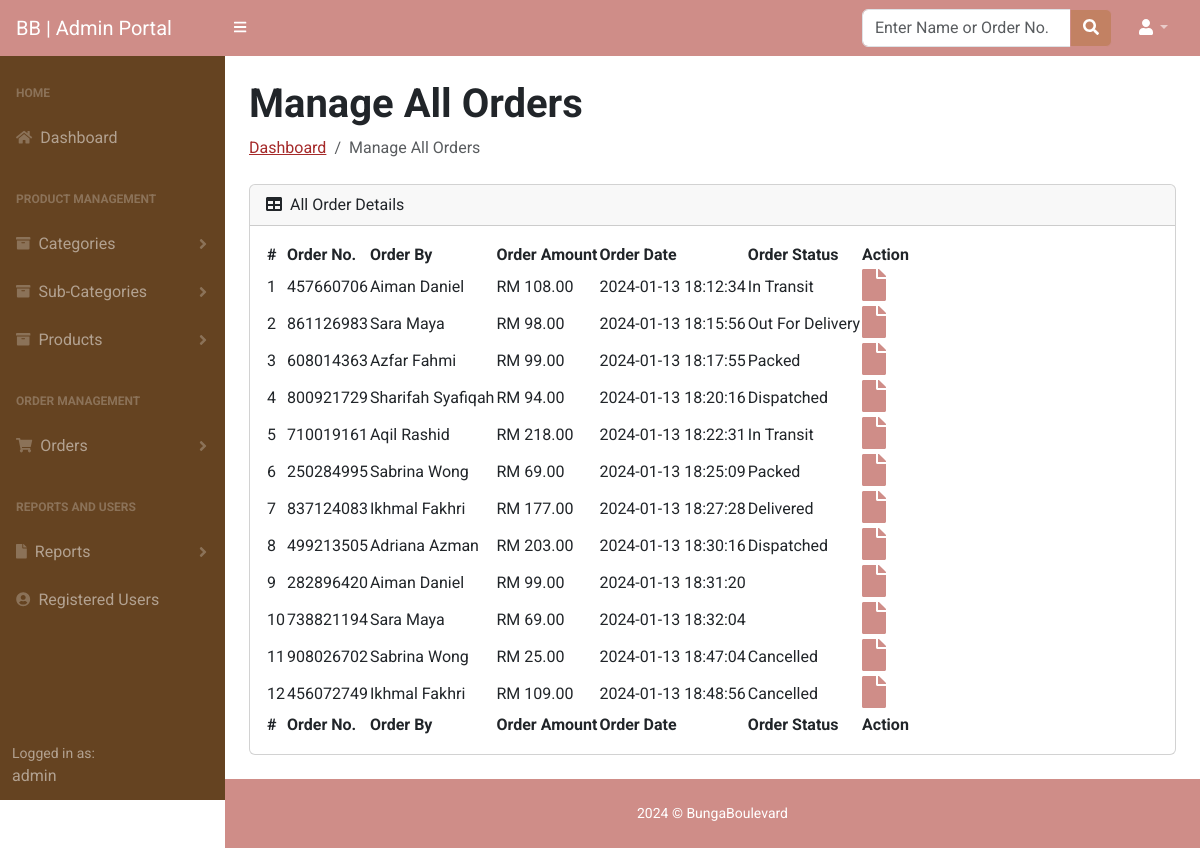
/admin/all-orders.php (signed in), run on the app's committed database.
### tables this page shows
CREATE TABLE `orders` (
  `id` int(11) NOT NULL,
  `orderNumber` bigint(12) DEFAULT NULL,
  `userId` int(11) DEFAULT NULL,
  `addressId` int(11) DEFAULT NULL,
  `totalAmount` decimal(10,2) DEFAULT NULL,
  `txnType` varchar(200) DEFAULT NULL,
  `txnNumber` varchar(50) DEFAULT NULL,
  `orderStatus` varchar(120) DEFAULT NULL,
  `orderDate` timestamp NOT NULL DEFAULT current_timestamp()
);

CREATE TABLE `users` (
  `id` int(11) NOT NULL,
  `name` varchar(255) DEFAULT NULL,
  `email` varchar(255) DEFAULT NULL,
  `contactno` bigint(11) DEFAULT NULL,
  `password` varchar(255) DEFAULT NULL,
  `regDate` timestamp NOT NULL DEFAULT current_timestamp(),
  `updationDate` timestamp NULL DEFAULT NULL ON UPDATE current_timestamp()
);

### admin/all-orders.php (the view, shortened to what this page needs)
<?php session_start();
include_once('includes/config.php');
if(strlen( $_SESSION["aid"])==0)
{
header('location:logout.php');
} else {
?>
<!DOCTYPE html>
<html lang="en">
    <head>
        <link href="https://cdn.jsdelivr.net/npm/simple-datatables@latest/dist/style.css" rel="stylesheet" />
        <link href="css/styles.css" rel="stylesheet" />
    </head>
    <body class="sb-nav-fixed">
 <?php include_once('includes/header.php');?>
        <div id="layoutSidenav">
       <?php include_once('includes/sidebar.php');?>
            <div id="layoutSidenav_content">
                <main>
                    <div class="container-fluid px-4">
                    <h1 class="mt-4"><strong>Manage All Orders</strong></h1>
                        <ol class="breadcrumb mb-4">
                        <li class="breadcrumb-item"><a href="dashboard.php"  style="color: brown;">Dashboard</a></li>
                            <li class="breadcrumb-item active">Manage All Orders</li>
                        </ol>
                        <div class="card mb-4">
                            <div class="card-header">
                                <i class="fas fa-table me-1"></i>
                               All Order Details
                            </div>
                            <div class="card-body">
                                <table id="datatablesSimple">
                                    <thead>
                                        <tr>
                                            <th>#</th>
                                            <th>Order No.</th>
                                            <th>Order By</th>
                                            <th>Order Amount</th>
                                            <th>Order Date</th>
                                            <th>Order Status</th>
                                            <th>Action</th>
                                        </tr>
                                    </thead>
                                    <tfoot>
                                        <tr>
                                            <th>#</th>
                                            <th>Order No.</th>
                                            <th>Order By</th>
                                            <th>Order Amount</th>
                                            <th>Order Date</th>
                                            <th>Order Status</th>
                                            <th>Action</th>
                                        </tr>
                                    </tfoot>
                                    <tbody>
<?php $query=mysqli_query($con,"SELECT orders.id,orderNumber,totalAmount,orderStatus,orderDate,users.name,users.contactno
    FROM `orders` join users on users.id=orders.userId");
$cnt=1;
while($row=mysqli_fetch_array($query))
{
?>
                                <tr>
                                            <td><?php echo htmlentities($cnt);?></td>
                                            <td><?php echo htmlentities($row['orderNumber']);?></td>
                                            <td><?php echo htmlentities($row['name']);?></td>
                                            <td>RM <?php echo htmlentities($row['totalAmount']);?></td>
                                            <td><?php echo htmlentities($row['orderDate']);?></td>
                                            <td><?php echo htmlentities($row['orderStatus']);?></td>
                                            <td>
                                            <a href="order-details.php?orderid=<?php echo $row['id']?>">
                                                <i class="fas fa-file fa-2x pink-icon" title="View Order Details"></i>
                                            </a>
                                        <?php $cnt=$cnt+1; } ?>
                                    </tbody>
                                </table>
                            </div>
                        </div>
                    </div>
                </main>
<?php include_once('includes/footer.php');?>
            </div>
        </div>
    </body>
</html>
<?php } ?>

### admin/includes/header.php (style rules this page uses)
body { font-family: 'Roboto', sans-serif; }

### admin/includes/sidebar.php (style rules this page uses)
body { font-family: 'Roboto', sans-serif; }

### admin/all-orders.php (style rules this page uses)
.pink-icon { color: #cf8d88; }

### data on the page
orders: orderNumber "457660706", userId.name "Aiman Daniel", totalAmount "108.00", orderDate "2024-01-13 18:12:34", orderStatus "In Transit"
orders: orderNumber "861126983", userId.name "Sara Maya", totalAmount "98.00", orderDate "2024-01-13 18:15:56", orderStatus "Out For Delivery"
orders: orderNumber "608014363", userId.name "Azfar Fahmi", totalAmount "99.00", orderDate "2024-01-13 18:17:55", orderStatus "Packed"
orders: orderNumber "800921729", userId.name "Sharifah Syafiqah", totalAmount "94.00", orderDate "2024-01-13 18:20:16", orderStatus "Dispatched"
orders: orderNumber "710019161", userId.name "Aqil Rashid", totalAmount "218.00", orderDate "2024-01-13 18:22:31", orderStatus "In Transit"
orders: orderNumber "250284995", userId.name "Sabrina Wong", totalAmount "69.00", orderDate "2024-01-13 18:25:09", orderStatus "Packed"
orders: orderNumber "837124083", userId.name "Ikhmal Fakhri", totalAmount "177.00", orderDate "2024-01-13 18:27:28", orderStatus "Delivered"
orders: orderNumber "499213505", userId.name "Adriana Azman", totalAmount "203.00", orderDate "2024-01-13 18:30:16", orderStatus "Dispatched"
orders: orderNumber "282896420", userId.name "Aiman Daniel", totalAmount "99.00", orderDate "2024-01-13 18:31:20"
orders: orderNumber "738821194", userId.name "Sara Maya", totalAmount "69.00", orderDate "2024-01-13 18:32:04"
orders: orderNumber "908026702", userId.name "Sabrina Wong", totalAmount "25.00", orderDate "2024-01-13 18:47:04", orderStatus "Cancelled"
orders: orderNumber "456072749", userId.name "Ikhmal Fakhri", totalAmount "109.00", orderDate "2024-01-13 18:48:56", orderStatus "Cancelled"

### other printed values
$_SESSION['alogin'] "admin"
